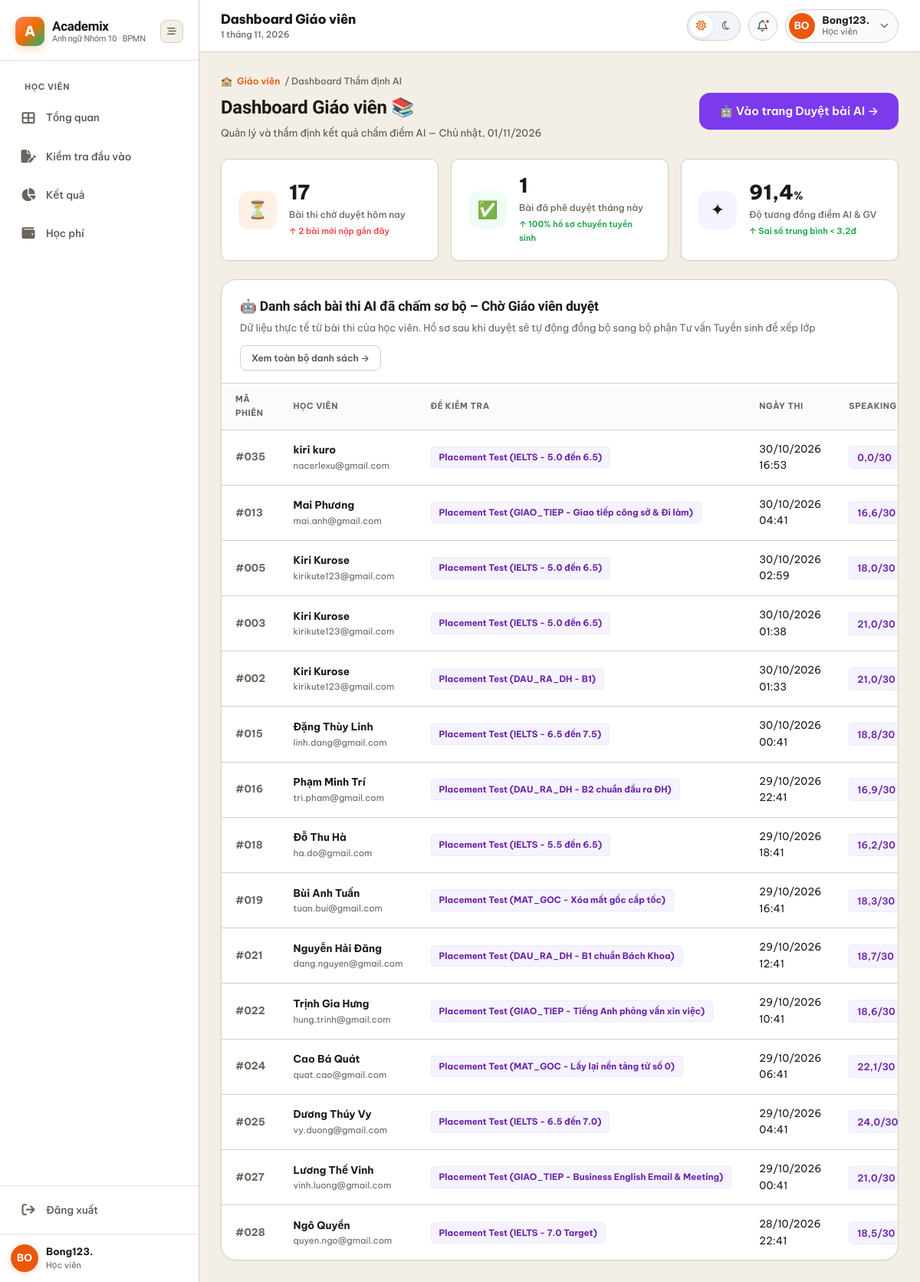
Screenshot of /users/teacher/ (signed in) with the database file from the repository.
### apps/users/models.py (models this page shows, shortened)
class KhachHang(models.Model):
    class TrangThai(models.TextChoices):
        TIEM_NANG = 'TIEM_NANG', 'Tiềm năng'
        DANG_TU_VAN = 'DANG_TU_VAN', 'Đang tư vấn'
        DA_GHI_DANH = 'DA_GHI_DANH', 'Đã ghi danh'
        NGUNG = 'NGUNG', 'Ngừng'
    ho_ten = models.CharField(max_length=255, verbose_name='Họ tên')
    email = models.EmailField(unique=True, verbose_name='Email')
    so_dien_thoai = models.CharField(max_length=20, blank=True, default='', verbose_name='Số điện thoại')
    ngay_sinh = models.DateField(null=True, blank=True, verbose_name='Ngày sinh')
    trang_thai = models.CharField(
        max_length=20,
        choices=TrangThai.choices,
        default=TrangThai.TIEM_NANG,
        verbose_name='Trạng thái',
    )
    ngay_tao = models.DateTimeField(auto_now_add=True, verbose_name='Ngày tạo')
    class Meta:
        db_table = 'khach_hang'
        verbose_name = 'Khách hàng'
        verbose_name_plural = 'Danh sách khách hàng'
        ordering = ['-ngay_tao']

### apps/placement_tests/models.py (models this page shows, shortened)
class BaiKiemTra(models.Model):
    class TrangThai(models.TextChoices):
        KICH_HOAT = 'KICH_HOAT', 'Kích hoạt'
        AN = 'AN', 'Ẩn'
    ten_bai = models.CharField(max_length=255, verbose_name='Tên bài')
    thoi_gian_phut = models.PositiveIntegerField(verbose_name='Thời gian (phút)')
    trang_thai = models.CharField(
        max_length=20,
        choices=TrangThai.choices,
        default=TrangThai.KICH_HOAT,
        verbose_name='Trạng thái',
    )
    class Meta:
        db_table = 'bai_kiem_tra'
        verbose_name = 'Bài kiểm tra'
        verbose_name_plural = 'Danh sách bài kiểm tra'

class PhienLamBai(models.Model):
    class TrangThai(models.TextChoices):
        DA_HEN = 'DA_HEN', 'Đã hẹn'
        DANG_LAM = 'DANG_LAM', 'Đang làm'
        HOAN_THANH = 'HOAN_THANH', 'Hoàn thành'
        HUY = 'HUY', 'Hủy'
    ho_so_tu_van = models.ForeignKey(
        HoSoTuVan,
        on_delete=models.CASCADE,
        related_name='phien_lam_bais',
        verbose_name='Hồ sơ tư vấn',
    )
    bai_kiem_tra = models.ForeignKey(
        BaiKiemTra,
        on_delete=models.PROTECT,
        related_name='phien_lam_bais',
        verbose_name='Bài kiểm tra',
    )
    thoi_gian_hen = models.DateTimeField(
        null=True,
        blank=True,
        verbose_name='Lịch hẹn test',
    )
    bat_dau = models.DateTimeField(null=True, blank=True, verbose_name='Bắt đầu')
    hoan_thanh = models.DateTimeField(null=True, blank=True, verbose_name='Hoàn thành')
    trang_thai = models.CharField(
        max_length=20,
        choices=TrangThai.choices,
        default=TrangThai.DA_HEN,
        verbose_name='Trạng thái',
    )
    class Meta:
        db_table = 'phien_lam_bai'
        verbose_name = 'Phiên làm bài'
        verbose_name_plural = 'Danh sách phiên làm bài'
        ordering = ['-thoi_gian_hen']

### apps/users/views.py (the view)
# urls.py: path('teacher/', views.teacher_dashboard, name='teacher_dashboard'),
def teacher_dashboard(request):
    if not request.session.get('user_email') and not (hasattr(request, 'user') and request.user.is_authenticated):
        return redirect('users:student_login')
    now = timezone.now()
    today_start = now.replace(hour=0, minute=0, second=0, microsecond=0)
    month_start = now.replace(day=1, hour=0, minute=0, second=0, microsecond=0)
    from apps.placement_tests.models import PhienLamBai, BaiLamKyNang, KetQuaKiemTra, ChamDiemAI
    all_phiens_qs = PhienLamBai.objects.select_related(
        'ho_so_tu_van__khach_hang', 'bai_kiem_tra', 'ket_qua_kiem_tra'
    ).prefetch_related(
        'bai_lam_ky_nangs'
    ).order_by('-hoan_thanh', '-bat_dau', '-id')
    pending_today_count = PhienLamBai.objects.filter(
        ho_so_tu_van__isnull=False,
        bai_lam_ky_nangs__trang_thai_cham=BaiLamKyNang.TrangThaiCham.AI_DA_CHAM,
        hoan_thanh__gte=today_start
    ).exclude(
        ket_qua_kiem_tra__trang_thai=KetQuaKiemTra.TrangThai.DA_XAC_NHAN
    ).distinct().count()
    total_pending = PhienLamBai.objects.filter(
        ho_so_tu_van__isnull=False,
        bai_lam_ky_nangs__trang_thai_cham=BaiLamKyNang.TrangThaiCham.AI_DA_CHAM
    ).exclude(
        ket_qua_kiem_tra__trang_thai=KetQuaKiemTra.TrangThai.DA_XAC_NHAN
    ).distinct().count()
    if pending_today_count == 0:
        pending_today_count = total_pending if total_pending > 0 else 0
    recent_count = PhienLamBai.objects.filter(
        ho_so_tu_van__isnull=False,
        hoan_thanh__gte=now - timedelta(days=2)
    ).distinct().count()
    if recent_count == 0:
        recent_count = 3
    approved_count = KetQuaKiemTra.objects.filter(
        trang_thai=KetQuaKiemTra.TrangThai.DA_XAC_NHAN,
        ngay_xac_nhan__gte=month_start
    ).count()
    if approved_count == 0:
        approved_count = KetQuaKiemTra.objects.filter(
            trang_thai=KetQuaKiemTra.TrangThai.DA_XAC_NHAN
        ).count()
    if approved_count == 0:
        approved_count = 12
    evaluated_skills = BaiLamKyNang.objects.filter(
        diem_dieu_chinh__isnull=False,
        diem_tu_dong__isnull=False
    )
    if evaluated_skills.exists():
        diffs = []
        similarities = []
        for bl in evaluated_skills:
            max_s = 40.0 if bl.ky_nang == 'TRAC_NGHIEM' else 30.0
            d = abs(float(bl.diem_dieu_chinh) - float(bl.diem_tu_dong))
            diffs.append(d)
            sim = max(0.0, 100.0 - (d / max_s * 100.0))
            similarities.append(sim)
        avg_diff = round(sum(diffs) / len(diffs), 1)
        ai_accuracy = round(sum(similarities) / len(similarities), 1)
    else:
        avg_diff = 1.2
        ai_accuracy = 92.0
    real_reviews = []
    for p in all_phiens_qs:
        kh = p.ho_so_tu_van.khach_hang if p.ho_so_tu_van else None
        kq = getattr(p, 'ket_qua_kiem_tra', None)
        spk_sc = 0.0
        wri_sc = 0.0
        mcq_sc = 0.0
        is_approved = False
        if kq and kq.trang_thai == KetQuaKiemTra.TrangThai.DA_XAC_NHAN:
            is_approved = True
        b_list = list(p.bai_lam_ky_nangs.all())
        if b_list and all(b.trang_thai_cham == BaiLamKyNang.TrangThaiCham.GV_DA_DUYET for b in b_list):
            is_approved = True
        if is_approved:
            continue
        for b in b_list:
            val = float(b.diem_dieu_chinh if b.diem_dieu_chinh is not None else (b.diem_tu_dong or 0.0))
            if b.ky_nang == 'SPEAKING':
                spk_sc = val
            elif b.ky_nang == 'WRITING':
                wri_sc = val
            elif b.ky_nang == 'TRAC_NGHIEM':
                mcq_sc = val
        real_reviews.append({
            'id': p.id,
            'ma_phien': f"{p.id:03d}",
            'ten_hoc_vien': kh.ho_ten if (kh and kh.ho_ten) else (kh.email if kh else 'Học viên'),
            'email': kh.email if kh else '',
            'ten_bai': p.bai_kiem_tra.ten_bai if p.bai_kiem_tra else 'Placement Test',
            'ngay_thi': p.hoan_thanh or p.bat_dau or now,
            'speaking_score': round(spk_sc, 1),
            'writing_score': round(wri_sc, 1),
            'mcq_score': round(mcq_sc, 1),
            'trang_thai': 'CHO_DUYET',
        })
    context = {
        'today': now,
        'pending_today_count': pending_today_count,
        'recent_count': recent_count,
        'approved_count': approved_count,
        'ai_accuracy': ai_accuracy,
        'avg_diff': avg_diff,
        'review_list': real_reviews[:15],
    }
    return render(request, 'users/teacher_dashboard.html', context)

### apps/users/templates/users/teacher_dashboard.html (shortened to what this page needs)
{% extends 'base.html' %}
{% load static %}
{% block page_heading %}Dashboard Giáo viên{% endblock %}
{% block content %}
<div class="page-header">
  <div class="page-breadcrumb">🏫 <span>Giáo viên</span> / Dashboard Thẩm định AI</div>
  <div style="display: flex; justify-content: space-between; align-items: flex-start; flex-wrap: wrap; gap: 12px;">
    <div>
      <h1 class="page-title">Dashboard Giáo viên 📚</h1>
      <p class="page-subtitle">Quản lý và thẩm định kết quả chấm điểm AI — {{ today|date:"l, d/m/Y" }}</p>
    </div>
    <a href="{% url 'placement_tests:teacher_review' %}" class="btn btn-purple btn-lg">
      🤖 Vào trang Duyệt bài AI →
    </a>
  </div>
</div>
<div class="stat-grid" style="grid-template-columns: repeat(auto-fit, minmax(220px, 1fr)); gap: 16px; margin-bottom: 24px; width: 100%; max-width: 100%; box-sizing: border-box;">
  <div class="stat-card">
    <div class="stat-icon coral">⏳</div>
    <div class="stat-info">
      <div class="stat-value">{{ pending_today_count|default:10 }}</div>
      <div class="stat-label">Bài thi chờ duyệt hôm nay</div>
      <div class="stat-delta down">↑ {{ recent_count|default:3 }} bài mới nộp gần đây</div>
    </div>
  </div>
  <div class="stat-card">
    <div class="stat-icon emerald">✅</div>
    <div class="stat-info">
      <div class="stat-value">{{ approved_count|default:12 }}</div>
      <div class="stat-label">Bài đã phê duyệt tháng này</div>
      <div class="stat-delta up">↑ 100% hồ sơ chuyển tuyển sinh</div>
    </div>
  </div>
  <div class="stat-card">
    <div class="stat-icon purple">✦</div>
    <div class="stat-info">
      <div class="stat-value">{{ ai_accuracy|default:92 }}<span style="font-size:14px">%</span></div>
      <div class="stat-label">Độ tương đồng điểm AI &amp; GV</div>
      <div class="stat-delta up">↑ Sai số trung bình &lt; {{ avg_diff|default:"1.2" }}đ</div>
    </div>
  </div>
</div>
<div class="card rounded-2xl shadow-sm">
  <div class="card-header" style="flex-wrap: wrap; gap: 12px; justify-content: space-between;">
    <div>
      <div class="card-title">🤖 Danh sách bài thi AI đã chấm sơ bộ – Chờ Giáo viên duyệt</div>
      <div class="card-subtitle">Dữ liệu thực tế từ bài thi của học viên. Hồ sơ sau khi duyệt sẽ tự động đồng bộ sang bộ phận Tư vấn Tuyển sinh để xếp lớp</div>
    </div>
    <a href="{% url 'placement_tests:teacher_review' %}" class="btn btn-outline btn-sm">
      Xem toàn bộ danh sách →
    </a>
  </div>
  <div class="table-wrapper">
    <table style="min-width: 760px;">
      <thead>
        <tr>
          <th>Mã phiên</th>
          <th>Học viên</th>
          <th>Đề kiểm tra</th>
          <th>Ngày thi</th>
          <th>Speaking</th>
        </tr>
      </thead>
      <tbody>
        {% for item in review_list %}
        <tr>
          <td style="font-weight: 700; color: var(--text-muted);">#{{ item.ma_phien }}</td>
          <td>
            <div style="font-weight: 700; font-size: 13.5px; color: var(--text-primary);">{{ item.ten_hoc_vien }}</div>
            <div style="font-size: 11.5px; color: var(--text-muted);">{{ item.email }}</div>
          </td>
          <td>
            <span class="badge badge-purple" style="font-size: 11.5px; font-weight: 700;">{{ item.ten_bai }}</span>
          </td>
          <td>{{ item.ngay_thi|date:"d/m/Y H:i" }}</td>
          <td><span class="badge badge-purple">{{ item.speaking_score }}/30</span></td>
        </tr>
        {% endfor %}
      </tbody>
    </table>
  </div>
</div>
{% endblock %}

### templates/base.html (shortened to what this page needs)
{% load static %}
<!DOCTYPE html>
<html lang="vi" data-theme="light">
<head>
  <link rel="stylesheet" href="https://cdnjs.cloudflare.com/ajax/libs/font-awesome/6.5.0/css/all.min.css">
  <link rel="stylesheet" href="{% static 'css/academix.css' %}">
  <link rel="stylesheet" href="{% static 'css/components.css' %}">
</head>
<body>
  <div class="app-wrapper">
    <aside class="sidebar" id="sidebar">
      <div class="sidebar-logo">
        <div class="logo-main">
          <div class="logo-icon">A</div>
          <div class="logo-text">
            Academix
            <small>Anh ngữ Nhóm 10 · BPMN</small>
          </div>
        </div>
        <button class="logo-collapse" id="sidebar-collapse-btn" title="Thu gọn / Mở rộng" onclick="toggleSidebar()">
          <i class="fa-solid fa-bars-staggered"></i>
        </button>
      </div>
      <nav class="sidebar-nav">
        {% block sidebar_main %}
        {% if request.user.role == 'STUDENT' or current_role == 'STUDENT' %}
        <div class="sidebar-section-label">Học viên</div>
        <a href="{% url 'users:student_dashboard' %}" class="nav-item" data-href="{% url 'users:student_dashboard' %}">
          <span class="nav-icon"><i class="fa-solid fa-table-cells-large"></i></span>
          <span>Tổng quan</span>
        </a>
        <a href="{% url 'placement_tests:test_room' %}" class="nav-item"
          data-href="{% url 'placement_tests:test_room' %}">
          <span class="nav-icon"><i class="fa-solid fa-file-pen"></i></span>
          <span>Kiểm tra đầu vào</span>
        </a>
        <a href="{% url 'placement_tests:test_result' %}" class="nav-item"
          data-href="{% url 'placement_tests:test_result' %}">
          <span class="nav-icon"><i class="fa-solid fa-chart-pie"></i></span>
          <span>Kết quả</span>
        </a>
        <a href="{% url 'billing:payment_detail' %}" class="nav-item" data-href="{% url 'billing:payment_detail' %}">
          <span class="nav-icon"><i class="fa-solid fa-wallet"></i></span>
          <span>Học phí</span>
        </a>
        {% endif %}
        {% endblock %}
      </nav>
      <div class="sidebar-footer">
        <a href="{% url 'users:student_logout' %}" class="nav-item sidebar-footer-item">
          <span class="nav-icon"><i class="fa-solid fa-arrow-right-from-bracket"></i></span>
          <span>Đăng xuất</span>
        </a>
        <div class="sidebar-profile">
          <div class="avatar" id="sidebar-avatar-circle">
            {{ user_initials|default:"HV" }}
          </div>
          <div class="profile-info">
            <div class="profile-name" id="sidebar-user-name">
              {{ display_user_name|default:"Người dùng" }}
            </div>
            <div class="profile-role" id="sidebar-user-role">
              {{ role_label|default:"Học viên" }}
            </div>
          </div>
        </div>
      </div>
    </aside>
    <div class="main-area">
      <header class="top-header">
        <div class="header-left">
          <div class="header-title-box">
            <div class="header-title">{% block page_heading %}Dashboard{% endblock %}</div>
            <div class="header-date" id="header-live-date">23 September, 2024</div>
          </div>
        </div>
        <div class="header-actions">
          <div class="theme-pill-toggle" title="Đổi chế độ sáng / tối" onclick="ThemeManager.toggle()">
            <div class="theme-pill-btn active" id="theme-sun-btn" title="Giao diện Sáng">
              <i class="fa-regular fa-sun"></i>
            </div>
            <div class="theme-pill-btn" id="theme-moon-btn" title="Giao diện Tối">
              <i class="fa-regular fa-moon"></i>
            </div>
          </div>
          <div class="dropdown-wrapper">
            <button class="header-circle-btn" id="notif-btn" title="Thông báo hệ thống">
              <i class="fa-regular fa-bell"></i>
              {% if unread_notif_count > 0 %}
              <span class="notif-dot"></span>
              {% endif %}
            </button>
          </div>
          <div class="dropdown-wrapper">
            <div class="header-user-capsule" id="user-avatar-btn" title="Tài khoản người dùng">
              <div class="user-avatar-circle" id="header-avatar-circle">
                {{ user_initials|default:"HV" }}
              </div>
              <div class="user-text">
                <span class="user-text-name" id="header-user-name">
                  {{ display_user_name|default:"Người dùng" }}
                </span>
                <span class="user-text-role" id="header-user-role">{{ role_label|default:"Học viên" }}</span>
              </div>
              <i class="fa-solid fa-chevron-down user-chevron"></i>
            </div>
          </div>
        </div>
      </header>
      <main class="page-content">
        {% block content %}
        {% endblock %}
      </main>
    </div>
  </div>
</body>
</html>

### rows the page displays
KhachHang: ten_hoc_vien "kiri kuro", email "nacerlexu@gmail.com"
BaiKiemTra: ten_bai "Placement Test (IELTS - 5.0 đến 6.5)" "Placement Test (IELTS - 5.0 đến 6.5)" "Placement Test (IELTS - 5.0 đến 6.5)"
PhienLamBai: ngay_thi "30/10/2026 16:53"
KhachHang: ten_hoc_vien "Mai Phương", email "mai.anh@gmail.com"
BaiKiemTra: ten_bai "Placement Test (GIAO_TIEP - Giao tiếp công sở & Đi làm)"
PhienLamBai: ngay_thi "30/10/2026 04:41"
KhachHang: ten_hoc_vien "Kiri Kurose" "Kiri Kurose" "Kiri Kurose", email "kirikute123@gmail.com" "kirikute123@gmail.com" "kirikute123@gmail.com"
PhienLamBai: ngay_thi "30/10/2026 02:59"
PhienLamBai: ngay_thi "30/10/2026 01:38"
BaiKiemTra: ten_bai "Placement Test (DAU_RA_DH - B1)"
PhienLamBai: ngay_thi "30/10/2026 01:33"
KhachHang: ten_hoc_vien "Đặng Thùy Linh", email "linh.dang@gmail.com"
BaiKiemTra: ten_bai "Placement Test (IELTS - 6.5 đến 7.5)"
PhienLamBai: ngay_thi "30/10/2026 00:41"
KhachHang: ten_hoc_vien "Phạm Minh Trí", email "tri.pham@gmail.com"
BaiKiemTra: ten_bai "Placement Test (DAU_RA_DH - B2 chuẩn đầu ra ĐH)"
PhienLamBai: ngay_thi "29/10/2026 22:41"
KhachHang: ten_hoc_vien "Đỗ Thu Hà", email "ha.do@gmail.com"
BaiKiemTra: ten_bai "Placement Test (IELTS - 5.5 đến 6.5)"
PhienLamBai: ngay_thi "29/10/2026 18:41"
KhachHang: ten_hoc_vien "Bùi Anh Tuấn", email "tuan.bui@gmail.com"
BaiKiemTra: ten_bai "Placement Test (MAT_GOC - Xóa mất gốc cấp tốc)"
PhienLamBai: ngay_thi "29/10/2026 16:41"
KhachHang: ten_hoc_vien "Nguyễn Hải Đăng", email "dang.nguyen@gmail.com"
BaiKiemTra: ten_bai "Placement Test (DAU_RA_DH - B1 chuẩn Bách Khoa)"
PhienLamBai: ngay_thi "29/10/2026 12:41"
KhachHang: ten_hoc_vien "Trịnh Gia Hưng", email "hung.trinh@gmail.com"
BaiKiemTra: ten_bai "Placement Test (GIAO_TIEP - Tiếng Anh phỏng vấn xin việc)"
PhienLamBai: ngay_thi "29/10/2026 10:41"
KhachHang: ten_hoc_vien "Cao Bá Quát", email "quat.cao@gmail.com"
BaiKiemTra: ten_bai "Placement Test (MAT_GOC - Lấy lại nền tảng từ số 0)"
PhienLamBai: ngay_thi "29/10/2026 06:41"
KhachHang: ten_hoc_vien "Dương Thúy Vy", email "vy.duong@gmail.com"
BaiKiemTra: ten_bai "Placement Test (IELTS - 6.5 đến 7.0)"
PhienLamBai: ngay_thi "29/10/2026 04:41"
KhachHang: ten_hoc_vien "Lương Thế Vinh", email "vinh.luong@gmail.com"
BaiKiemTra: ten_bai "Placement Test (GIAO_TIEP - Business English Email & Meeting)"
PhienLamBai: ngay_thi "29/10/2026 00:41"
KhachHang: ten_hoc_vien "Ngô Quyền", email "quyen.ngo@gmail.com"
BaiKiemTra: ten_bai "Placement Test (IELTS - 7.0 Target)"
PhienLamBai: ngay_thi "28/10/2026 22:41"

### other values shown
{{ user_initials|default:"HV" }} "BO"
{{ display_user_name|default:"Người dùng" }} "Bong123."
{{ role_label|default:"Học viên" }} "Học viên"
{{ pending_today_count|default:10 }} "17"
{{ recent_count|default:3 }} "2"
{{ approved_count|default:12 }} "1"
{{ ai_accuracy|default:92 }} "91,4"
{{ avg_diff|default:"1.2" }} "3,2"
{{ item.ma_phien }} "035" "013" "005" "003" "002" "015" "016" "018" "019" "021" "022" "024" "025" "027" "028"
{{ item.speaking_score }} "0,0" "16,6" "18,0" "21,0" "21,0" "18,8" "16,9" "16,2" "18,3" "18,7" "18,6" "22,1" "24,0" "21,0" "18,5"
